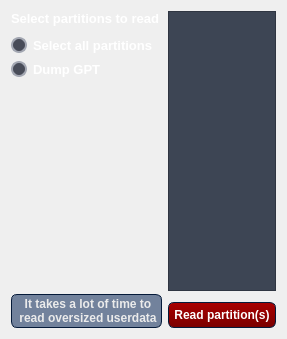
        <widget class="QWidget" name="readtab">
         <attribute name="title">
          <string>Read partition(s)</string>
         </attribute>
         <layout class="QHBoxLayout" name="horizontalLayout_8">
          <item>
           <layout class="QVBoxLayout" name="verticalLayout_12">
            <item>
             <layout class="QVBoxLayout" name="verticalLayout_11">
              <item>
               <widget class="QLabel" name="readtitle">
                <property name="sizePolicy">
                 <sizepolicy hsizetype="Preferred" vsizetype="Fixed">
                  <horstretch>0</horstretch>
                  <verstretch>0</verstretch>
                 </sizepolicy>
                </property>
                <property name="minimumSize">
                 <size>
                  <width>0</width>
                  <height>20</height>
                 </size>
                </property>
                <property name="styleSheet">
                 <string notr="true">/*-----QLabel-----*/
QLabel
{
	background-color: transparent;
	color: #ffffff;
	font-weight: bold;

}


QLabel::disabled
{
	background-color: transparent;
	color: #898988;

}
</string>
                </property>
                <property name="text">
                 <string>&lt;html&gt;&lt;head/&gt;&lt;body&gt;&lt;p&gt;&lt;span style=&quot; font-size:10pt; color:#ffffff;&quot;&gt;Select partitions to read&lt;/span&gt;&lt;/p&gt;&lt;/body&gt;&lt;/html&gt;</string>
                </property>
                <property name="alignment">
                 <set>Qt::AlignLeading|Qt::AlignLeft|Qt::AlignTop</set>
                </property>
               </widget>
              </item>
              <item>
               <widget class="QCheckBox" name="readselectallcheckbox">
                <property name="font">
                 <font>
                  <pointsize>10</pointsize>
                  <bold>true</bold>
                 </font>
                </property>
                <property name="styleSheet">
                 <string notr="true">/*-----QCheckBox-----*/
QCheckBox{
	background-color: transparent;
	font-weight: bold;
	color: #fff;

}


QCheckBox::indicator
{
    color: #b1b1b1;
    background-color: rgb(72, 76, 88);
    border: 2px solid rgb(163, 167, 178);
    width: 12px;
    height: 12px;
	border-radius: 8px;

}


QCheckBox::indicator:checked
{
    border: 1px solid #323232;
	border-radius: 7px;
	background-color: rgb(255, 201, 38);
}


QCheckBox::indicator:unchecked:hover
{
    border: 2px solid rgb(255, 201, 38);

}


QCheckBox::disabled
{
	color: #656565;

}


QCheckBox::indicator:disabled
{
	background-color: #656565;
	color: #656565;
    border: 1px solid #656565;

}

</string>
                </property>
                <property name="text">
                 <string>Select all partitions</string>
                </property>
               </widget>
              </item>
              <item>
               <layout class="QHBoxLayout" name="horizontalLayout_7">
                <item>
                 <widget class="QCheckBox" name="readDumpGPTCheckbox">
                  <property name="font">
                   <font>
                    <pointsize>10</pointsize>
                    <bold>true</bold>
                   </font>
                  </property>
                  <property name="styleSheet">
                   <string notr="true">/*-----QCheckBox-----*/
QCheckBox{
	background-color: transparent;
	font-weight: bold;
	color: #fff;

}


QCheckBox::indicator
{
    color: #b1b1b1;
    background-color: rgb(72, 76, 88);
    border: 2px solid rgb(163, 167, 178);
    width: 12px;
    height: 12px;
	border-radius: 8px;

}


QCheckBox::indicator:checked
{
    border: 1px solid #323232;
	border-radius: 7px;
	background-color: rgb(255, 201, 38);
}


QCheckBox::indicator:unchecked:hover
{
    border: 2px solid rgb(255, 201, 38);

}


QCheckBox::disabled
{
	color: #656565;

}


QCheckBox::indicator:disabled
{
	background-color: #656565;
	color: #656565;
    border: 1px solid #656565;

}

</string>
                  </property>
                  <property name="text">
                   <string>Dump GPT</string>
                  </property>
                 </widget>
                </item>
                <item>
                 <spacer name="horizontalSpacer_9">
                  <property name="orientation">
                   <enum>Qt::Horizontal</enum>
                  </property>
                  <property name="sizeType">
                   <enum>QSizePolicy::Minimum</enum>
                  </property>
                  <property name="sizeHint" stdset="0">
                   <size>
                    <width>40</width>
                    <height>20</height>
                   </size>
                  </property>
                 </spacer>
                </item>
               </layout>
              </item>
             </layout>
            </item>
            <item>
             <spacer name="verticalSpacer_5">
              <property name="orientation">
               <enum>Qt::Vertical</enum>
              </property>
              <property name="sizeType">
               <enum>QSizePolicy::Expanding</enum>
              </property>
              <property name="sizeHint" stdset="0">
               <size>
                <width>20</width>
                <height>40</height>
               </size>
              </property>
             </spacer>
            </item>
            <item>
             <widget class="QLabel" name="label_8">
              <property name="styleSheet">
               <string notr="true">	border-style: solid;
	border-width: 1px;
	border-radius: 6px;
	border-color: #051a39;
	padding: 1.5px;
	color:  rgb(235, 235, 235);
	font-weight: bold;
	
background-color: rgb(114, 130, 156)</string>
              </property>
              <property name="text">
               <string>&lt;html&gt;&lt;head/&gt;&lt;body&gt;&lt;p align=&quot;center&quot;&gt;&lt;span style=&quot; &quot;&gt;It takes a lot of time to&lt;br/&gt;read oversized userdata&lt;/span&gt;&lt;/p&gt;&lt;/body&gt;&lt;/html&gt;</string>
              </property>
             </widget>
            </item>
           </layout>
          </item>
          <item>
           <layout class="QVBoxLayout" name="verticalLayout_13">
            <item>
             <widget class="QScrollArea" name="readpartitionList">
              <property name="sizePolicy">
               <sizepolicy hsizetype="Expanding" vsizetype="MinimumExpanding">
                <horstretch>0</horstretch>
                <verstretch>0</verstretch>
               </sizepolicy>
              </property>
              <property name="minimumSize">
               <size>
                <width>0</width>
                <height>280</height>
               </size>
              </property>
              <property name="styleSheet">
               <string notr="true">/*-----QScrollBar-----*/
QScrollBar:horizontal
{
    border: 1px solid #222222;
    background-color: #63676d;
    height: 18px;
    margin: 0px 18px 0 18px;

}


QScrollBar::handle:horizontal
{
    background-color: #a6acb3;
	border: 1px solid #656565;
	border-radius: 2px;
    min-height: 20px;

}


QScrollBar::add-line:horizontal
{
    border: 1px solid #1b1b19;
    background-color: #a6acb3;
    width: 18px;
    subcontrol-position: right;
    subcontrol-origin: margin;

}


QScrollBar::sub-line:horizontal
{
    border: 1px solid #1b1b19;
    background-color: #a6acb3;
    width: 18px;
    subcontrol-position: left;
    subcontrol-origin: margin;

}


QScrollBar::right-arrow:horizontal
{
    image: url(://arrow-right.png);
    width: 8px;
    height: 8px;

}


QScrollBar::left-arrow:horizontal
{
    image: url(://arrow-left.png);
    width: 8px;
    height: 8px;

}


QScrollBar::add-page:horizontal, QScrollBar::sub-page:horizontal
{
    background: none;

}


QScrollBar:vertical
{
    background-color: #63676d;
    width: 18px;
    margin: 18px 0 18px 0;
    border: 1px solid #222222;

}


QScrollBar::handle:vertical
{
    background-color: #a6acb3;
	border: 1px solid #656565;
	border-radius: 2px;
    min-height: 20px;

}


QScrollBar::add-line:vertical
{
    border: 1px solid #1b1b19;
    background-color: #a6acb3;
    height: 18px;
    subcontrol-position: bottom;
    subcontrol-origin: margin;

}


QScrollBar::sub-line:vertical
{
    border: 1px solid #1b1b19;
    background-color: #a6acb3;
    height: 18px;
    subcontrol-position: top;
    subcontrol-origin: margin;

}


QScrollBar::up-arrow:vertical
{
    image: url(://arrow-up.png);
    width: 8px;
    height: 8px;

}


QScrollBar::down-arrow:vertical
{
    image: url(://arrow-down.png);
    width: 8px;
    height: 8px;

}


QScrollBar::add-page:vertical, QScrollBar::sub-page:vertical
{
    background: none;

}



/*-----QWidget-----*/
QWidget
{
	background-color: rgb(61, 69, 84);
	color: #ffffff;
	border-color: #051a39;

}

/*-----QCheckBox-----*/
QCheckBox{
	background-color: transparent;
	font-weight: bold;
	color: #fff;

}


QCheckBox::indicator
{
    color: #b1b1b1;
    background-color: rgb(72, 76, 88);
    border: 2px solid rgb(163, 167, 178);
    width: 12px;
    height: 12px;
	border-radius: 8px;

}


QCheckBox::indicator:checked
{
    border: 1px solid #323232;
	border-radius: 7px;
	background-color: rgb(255, 201, 38);
}


QCheckBox::indicator:unchecked:hover
{
    border: 2px solid rgb(255, 201, 38);

}


QCheckBox::disabled
{
	color: #656565;

}


QCheckBox::indicator:disabled
{
	background-color: #656565;
	color: #656565;
    border: 1px solid #656565;

}

</string>
              </property>
              <property name="verticalScrollBarPolicy">
               <enum>Qt::ScrollBarAsNeeded</enum>
              </property>
              <property name="horizontalScrollBarPolicy">
               <enum>Qt::ScrollBarAsNeeded</enum>
              </property>
              <property name="sizeAdjustPolicy">
               <enum>QAbstractScrollArea::AdjustToContentsOnFirstShow</enum>
              </property>
              <property name="widgetResizable">
               <bool>true</bool>
              </property>
              <widget class="QWidget" name="scrollAreaWidgetContents">
               <property name="geometry">
                <rect>
                 <x>0</x>
                 <y>0</y>
                 <width>700</width>
                 <height>308</height>
                </rect>
               </property>
               <property name="styleSheet">
                <string notr="true">/*-----QLineEdit-----*/
QLineEdit
{
	background-color: #000000;
	color: #00ff00;
	font-weight: bold;
    border: 1px solid #333333;
	padding: 4px;

}


QLineEdit:hover
{
    border: 1px solid #00ff00;

}


QLineEdit::disabled
{
	background-color: #404040;
	color: #656565;
	border-width: 1px;
	border-color: #051a39;
	padding: 2px;

}


/*-----QTextEdit-----*/
QTextEdit
{
	background-color: #808080;
	color: #fff;
	border: 1px groove #333333;

}


QTextEdit::disabled
{
	background-color: #404040;
	color: #656565;
	border-color: #051a39;

}

</string>
               </property>
              </widget>
             </widget>
            </item>
            <item>
             <spacer name="verticalSpacer_18">
              <property name="orientation">
               <enum>Qt::Vertical</enum>
              </property>
              <property name="sizeType">
               <enum>QSizePolicy::Fixed</enum>
              </property>
              <property name="sizeHint" stdset="0">
               <size>
                <width>20</width>
                <height>5</height>
               </size>
              </property>
             </spacer>
            </item>
            <item>
             <widget class="QPushButton" name="readpartitionsbtn">
              <property name="styleSheet">
               <string notr="true">/*-----QPushButton-----*/
QPushButton
{
	background-color: qlineargradient(spread:repeat, x1:0.486, y1:0, x2:0.505, y2:1, stop:0.00480769 rgba(170, 0, 0, 255),stop:1 rgba(122, 0, 0, 255));
	color: #ffffff;
	font-weight: bold;
	border-style: solid;
	border-width: 1px;
	border-radius: 6px;
	border-color: #051a39;
	padding: 5px;

}



QPushButton::hover
{
	background-color: #9c0000;
	color: #ffffff;
	border-style: solid;
	border-width: 1px;
	border-radius: 6px;
	border-color: #051a39;
	padding: 5px;

}

QPushButton::disabled
{
	background-color: #404040;
	color: #656565;
	border-color: #051a39;

}


QPushButton::pressed
{
	background-color: #880000;
	color: #ffffff;
	border-style: solid;
	border-width: 2px;
	border-radius: 6px;
	border-color: #000000;
	padding: 5px;

}
</string>
              </property>
              <property name="text">
               <string>Read partition(s)</string>
              </property>
              <property name="iconSize">
               <size>
                <width>16</width>
                <height>16</height>
               </size>
              </property>
             </widget>
            </item>
           </layout>
          </item>
         </layout>
        </widget>
